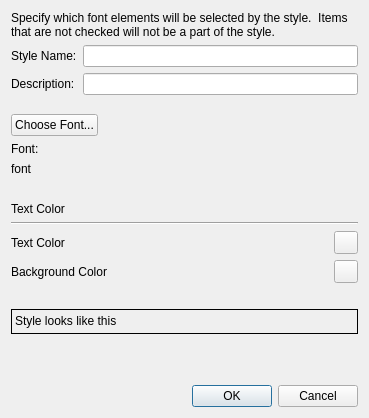
<?xml version="1.0" encoding="UTF-8"?>
<ui version="4.0">
 <class>CStyleDlg</class>
 <widget class="QDialog" name="CStyleDlg">
  <property name="geometry">
   <rect>
    <x>0</x>
    <y>0</y>
    <width>369</width>
    <height>418</height>
   </rect>
  </property>
  <property name="windowTitle">
   <string>Style Editor</string>
  </property>
  <layout class="QVBoxLayout" name="verticalLayout">
   <item>
    <widget class="QLabel" name="label_2">
     <property name="text">
      <string>Specify which font elements will be selected by the style.  Items that are not checked will not be a part of the style.</string>
     </property>
     <property name="wordWrap">
      <bool>true</bool>
     </property>
    </widget>
   </item>
   <item>
    <layout class="QFormLayout" name="formLayout">
     <item row="0" column="0">
      <widget class="QLabel" name="label_4">
       <property name="text">
        <string>Style Name:</string>
       </property>
      </widget>
     </item>
     <item row="0" column="1">
      <widget class="QLineEdit" name="styleNameEdit"/>
     </item>
     <item row="1" column="0">
      <widget class="QLabel" name="label_5">
       <property name="text">
        <string>Description:</string>
       </property>
      </widget>
     </item>
     <item row="1" column="1">
      <widget class="QLineEdit" name="descriptionEdit"/>
     </item>
    </layout>
   </item>
   <item>
    <spacer name="verticalSpacer_3">
     <property name="orientation">
      <enum>Qt::Vertical</enum>
     </property>
     <property name="sizeType">
      <enum>QSizePolicy::Fixed</enum>
     </property>
     <property name="sizeHint" stdset="0">
      <size>
       <width>20</width>
       <height>13</height>
      </size>
     </property>
    </spacer>
   </item>
   <item>
    <layout class="QHBoxLayout" name="horizontalLayout">
     <item>
      <widget class="QPushButton" name="fontButton">
       <property name="text">
        <string>Choose Font...</string>
       </property>
      </widget>
     </item>
     <item>
      <spacer name="horizontalSpacer">
       <property name="orientation">
        <enum>Qt::Horizontal</enum>
       </property>
       <property name="sizeHint" stdset="0">
        <size>
         <width>40</width>
         <height>20</height>
        </size>
       </property>
      </spacer>
     </item>
    </layout>
   </item>
   <item>
    <widget class="QLabel" name="label">
     <property name="text">
      <string>Font:</string>
     </property>
    </widget>
   </item>
   <item>
    <widget class="QLabel" name="fontLabel">
     <property name="text">
      <string>font</string>
     </property>
    </widget>
   </item>
   <item>
    <spacer name="verticalSpacer_2">
     <property name="orientation">
      <enum>Qt::Vertical</enum>
     </property>
     <property name="sizeType">
      <enum>QSizePolicy::Fixed</enum>
     </property>
     <property name="sizeHint" stdset="0">
      <size>
       <width>20</width>
       <height>20</height>
      </size>
     </property>
    </spacer>
   </item>
   <item>
    <widget class="QLabel" name="label_3">
     <property name="text">
      <string>Text Color</string>
     </property>
    </widget>
   </item>
   <item>
    <widget class="Line" name="line">
     <property name="orientation">
      <enum>Qt::Horizontal</enum>
     </property>
    </widget>
   </item>
   <item>
    <layout class="QGridLayout" name="gridLayout">
     <item row="0" column="0">
      <widget class="QLabel" name="label_6">
       <property name="text">
        <string>Text Color</string>
       </property>
      </widget>
     </item>
     <item row="0" column="1">
      <widget class="CColorButton" name="fgColorToolButton">
       <property name="enabled">
        <bool>true</bool>
       </property>
       <property name="text">
        <string/>
       </property>
       <property name="icon">
        <iconset resource="notebook.qrc">
         <normaloff>:/NoteBook/Resources/Text Foreground.png</normaloff>:/NoteBook/Resources/Text Foreground.png</iconset>
       </property>
      </widget>
     </item>
     <item row="1" column="0">
      <widget class="QLabel" name="label_7">
       <property name="text">
        <string>Background Color</string>
       </property>
      </widget>
     </item>
     <item row="1" column="1">
      <widget class="CColorButton" name="bgColorToolButton">
       <property name="enabled">
        <bool>true</bool>
       </property>
       <property name="text">
        <string/>
       </property>
       <property name="icon">
        <iconset resource="notebook.qrc">
         <normaloff>:/NoteBook/Resources/Text Background.png</normaloff>:/NoteBook/Resources/Text Background.png</iconset>
       </property>
      </widget>
     </item>
    </layout>
   </item>
   <item>
    <spacer name="verticalSpacer">
     <property name="orientation">
      <enum>Qt::Vertical</enum>
     </property>
     <property name="sizeType">
      <enum>QSizePolicy::Fixed</enum>
     </property>
     <property name="sizeHint" stdset="0">
      <size>
       <width>20</width>
       <height>20</height>
      </size>
     </property>
    </spacer>
   </item>
   <item>
    <widget class="QLabel" name="sampleLabel">
     <property name="minimumSize">
      <size>
       <width>0</width>
       <height>25</height>
      </size>
     </property>
     <property name="frameShape">
      <enum>QFrame::Box</enum>
     </property>
     <property name="text">
      <string>Style looks like this</string>
     </property>
     <property name="textFormat">
      <enum>Qt::RichText</enum>
     </property>
    </widget>
   </item>
   <item>
    <spacer name="verticalSpacer_4">
     <property name="orientation">
      <enum>Qt::Vertical</enum>
     </property>
     <property name="sizeHint" stdset="0">
      <size>
       <width>20</width>
       <height>40</height>
      </size>
     </property>
    </spacer>
   </item>
   <item>
    <widget class="QDialogButtonBox" name="buttonBox">
     <property name="standardButtons">
      <set>QDialogButtonBox::Cancel|QDialogButtonBox::Ok</set>
     </property>
    </widget>
   </item>
  </layout>
 </widget>
 <layoutdefault spacing="6" margin="11"/>
 <customwidgets>
  <customwidget>
   <class>CColorButton</class>
   <extends>QToolButton</extends>
   <header>ColorButton.h</header>
  </customwidget>
 </customwidgets>
 <resources>
  <include location="notebook.qrc"/>
 </resources>
 <connections>
  <connection>
   <sender>buttonBox</sender>
   <signal>rejected()</signal>
   <receiver>CStyleDlg</receiver>
   <slot>reject()</slot>
   <hints>
    <hint type="sourcelabel">
     <x>169</x>
     <y>396</y>
    </hint>
    <hint type="destinationlabel">
     <x>169</x>
     <y>208</y>
    </hint>
   </hints>
  </connection>
  <connection>
   <sender>buttonBox</sender>
   <signal>accepted()</signal>
   <receiver>CStyleDlg</receiver>
   <slot>accept()</slot>
   <hints>
    <hint type="sourcelabel">
     <x>169</x>
     <y>396</y>
    </hint>
    <hint type="destinationlabel">
     <x>169</x>
     <y>208</y>
    </hint>
   </hints>
  </connection>
 </connections>
</ui>
